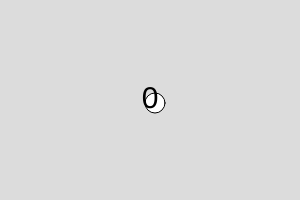
Frame 1 (no input)
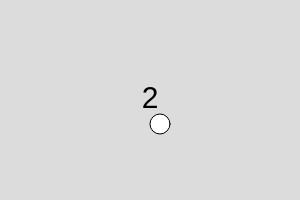
Frame 60 (no input)
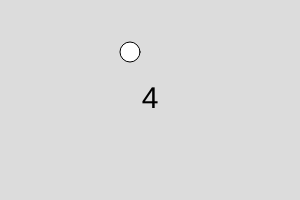
Frame 120 (the mouse pressed at the canvas centre since frame 60)

The p5.js sketch that drew these frames (run headless with seeded random() and noise() and a simulated clock; from frame 60 on, the mouse is pressed at the canvas centre):

// p5.js sketch
// ── sketch.js
// Project Title
// Your Name
// Date
//
// Extra for Experts:
// - describe what you did to take this project "above and beyond"

let x,y;
let xspeed,yspeed;
let totalbounces = 0;
function setup() {
  createCanvas(300, 200);
  x = width/2; y = height/2;
  xspeed =5; yspeed =3;

  textSize(30);textAlign(CENTER,CENTER);
}

function draw() {
  background(220);
  updateBall();
  text(totalbounces,width/2,height/2);
}

function updateBall(){
  x += xspeed; y += yspeed;

  if(x<0 || x > width){
    xspeed *= -1;
    totalbounces++;
  }

  if(y<0 || y > height){
    yspeed *= -1;
    totalbounces++;
  }
  circle(x,y,20);
}
